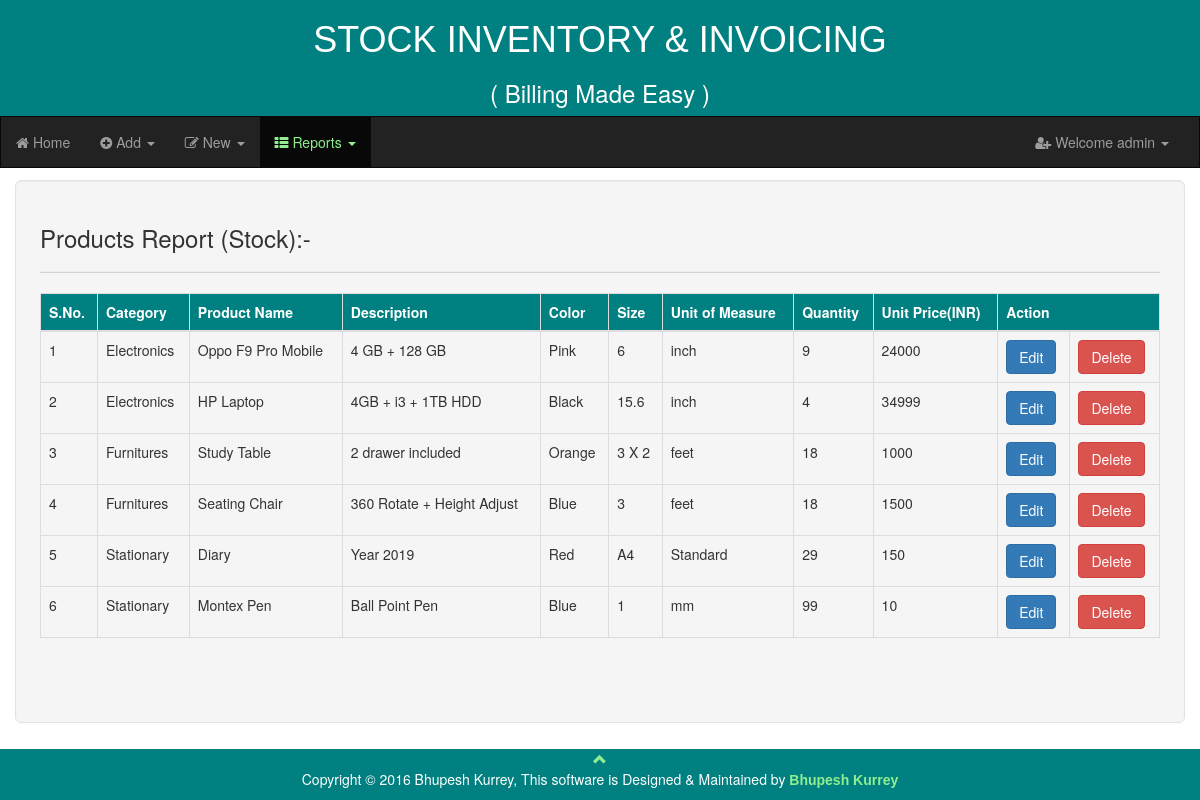
Page /product_report.php (signed in) on the committed database.
### tables this page shows
CREATE TABLE IF NOT EXISTS `products` (
  `prod_id` int(11) NOT NULL AUTO_INCREMENT,
  `cat_id` int(11) NOT NULL,
  `prod_name` varchar(40) NOT NULL,
  `prod_desc` varchar(100) NOT NULL,
  `prod_color` varchar(20) NOT NULL,
  `prod_size` varchar(10) NOT NULL,
  `prod_stock` int(11) NOT NULL,
  `prod_uprice` int(11) NOT NULL,
  `prod_uom` varchar(20) NOT NULL,
  PRIMARY KEY (`prod_id`)
);

CREATE TABLE IF NOT EXISTS `category` (
  `cat_id` int(11) NOT NULL AUTO_INCREMENT,
  `cat_name` varchar(50) NOT NULL,
  PRIMARY KEY (`cat_id`)
);

### product_report.php (the view, shortened to what this page needs)
<?php
	include ('header.php');
			?>
<!DOCTYPE html>
<html lang="en">
<head>
</head>
<body>
<div class="container-fluid">
<div class="well well-lg">
<h3>Products Report (Stock):-</h3><hr style="background-color:lightgrey; height:1px;">
<form action="" method="">
<table class="table table-bordered">
    <thead>
      <tr style="background-color:teal; color:white;">
        <th>S.No.</th>
        <th>Category</th>
        <th>Product Name</th>
        <th>Description</th>
        <th>Color</th>
        <th>Size</th>
        <th>Unit of Measure</th>
		<th>Quantity</th>
		<th>Unit Price(INR)</th>
		<th colspan="2">Action</th>
      </tr>
    </thead>
	<?php
	include ('config.php');
$sql1 = "SELECT * FROM products";
$result = $conn->query($sql1);
if ($result->num_rows > 0) {
	$sno=1;
    while($row = $result->fetch_assoc()) {
	?>
	<tr class="bigBFun">
        <td><?php echo $sno++; ?></td>
        <td><?php
		$abc= $row["cat_id"];
			$sql2 = "SELECT cat_name FROM category WHERE cat_id = '$abc'";
			$result1 = $conn->query($sql2);
			while ($rows = $result1->fetch_assoc()){ $c_name = $rows['cat_name'];	}
		echo $c_name;  ?></td>
        <td><?php echo $row["prod_name"] ?></td>
        <td><?php echo $row["prod_desc"] ?></td>
        <td><?php echo $row["prod_color"] ?></td>
        <td><?php echo $row["prod_size"] ?></td>
        <td><?php echo $row["prod_uom"] ?></td>
        <td><?php echo $row["prod_stock"] ?></td>
        <td><?php echo $row["prod_uprice"] ?></td>
		<td><a href="edit.php?pid=<?php echo $row["prod_id"]; ?>" class="btn btn-primary">Edit</a> </td>
		<td><a href="#" class="btn btn-danger" id="<?php echo $row["prod_id"]; ?>" name="<?php echo $row["prod_name"] ?>">Delete</a></td>
      </tr>
    <?php
		}
	}
else {
		echo "No Records Found...";
	}
  ?>
  </table>
</form>
<br>
<br>
</div>
</div>
<?php
include('footer.php');
?>
</body>
</html>

### rows in the picture
products: cat.cat_name "Electronics", prod_name "Oppo F9 Pro Mobile", prod_desc "4 GB + 128 GB", prod_color "Pink", prod_size "6", prod_uom "inch", prod_stock "9", prod_uprice "24000"
products: cat.cat_name "Electronics", prod_name "HP Laptop", prod_desc "4GB + i3 + 1TB HDD", prod_color "Black", prod_size "15.6", prod_uom "inch", prod_stock "4", prod_uprice "34999"
products: cat.cat_name "Furnitures", prod_name "Study Table", prod_desc "2 drawer included", prod_color "Orange", prod_size "3 X 2", prod_uom "feet", prod_stock "18", prod_uprice "1000"
products: cat.cat_name "Furnitures", prod_name "Seating Chair", prod_desc "360 Rotate + Height Adjust", prod_color "Blue", prod_size "3", prod_uom "feet", prod_stock "18", prod_uprice "1500"
products: cat.cat_name "Stationary", prod_name "Diary", prod_desc "Year 2019", prod_color "Red", prod_size "A4", prod_uom "Standard", prod_stock "29", prod_uprice "150"
products: cat.cat_name "Stationary", prod_name "Montex Pen", prod_desc "Ball Point Pen", prod_color "Blue", prod_size "1", prod_uom "mm", prod_stock "99", prod_uprice "10"

### other values in the picture
$_SESSION ['usr'] "admin"
